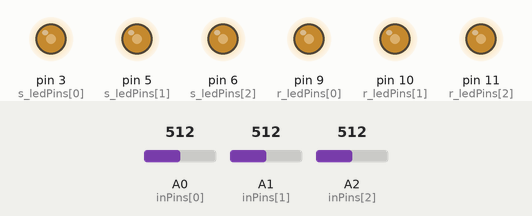
This sketch was run on a simulated Arduino Uno, built with avr-gcc and run on an emulated ATmega328P. Parts: output pins drawn as LEDs (lit = HIGH). The test bench sets the inputs (shaded band); at power-on: A0 (inPins[0]) = 512, A1 (inPins[1]) = 512, A2 (inPins[2]) = 512.

Above: at 1.2 s.
1.3 s: A0 (inPins[0]) set to 716
At 1.8 s:
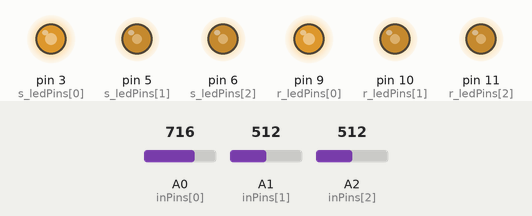
2.8 s: A1 (inPins[1]) set to 716
At 3.8 s:
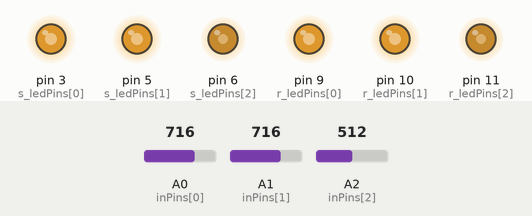
4.3 s: A2 (inPins[2]) set to 716
At 5.2 s:
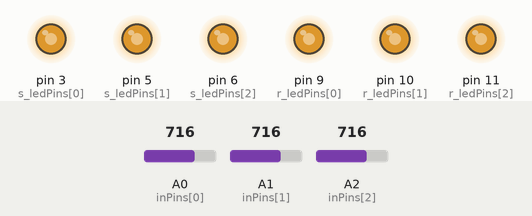
5.8 s: A0 (inPins[0]) set to 900
At 6.5 s:
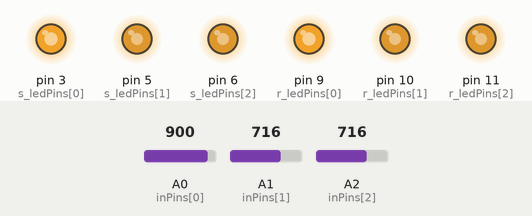
7.3 s: A1 (inPins[1]) set to 900
At 8.5 s:
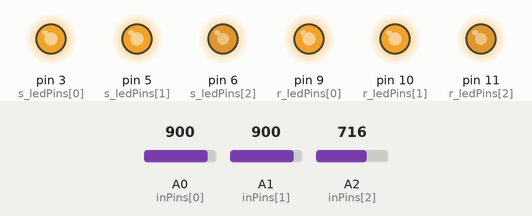
8.8 s: A2 (inPins[2]) set to 900
At 9.9 s:
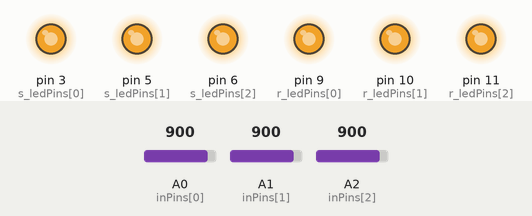
Timing chart, 0 to 11.3 s (numbered marks = the images above; inputs shaded):
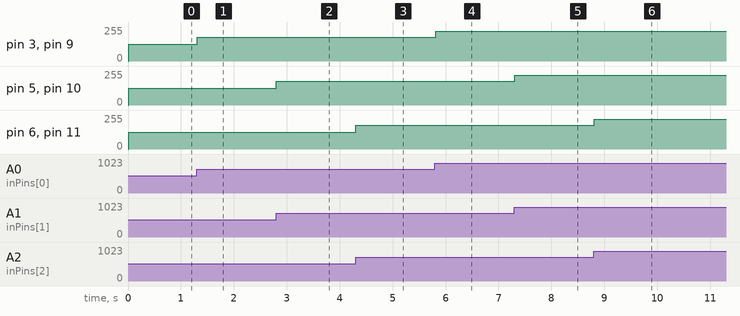

The sketch:

rmagd2-Lab-09.ino
```cpp
/* rmagd2-Lab-09.ino */
/* ---------------------------------------------------------------------------------------
 >> Assignment details and provided code are created and owned by Patrick Troy.
 >> University of Illinois at Chicago - CS 362, Spring 2024
 >> --------------------------------------------------------------------------------------
 >> File    :: rmagd2-Lab-09.ino :: Lab 9 - RGB LEDs
 >> Course  :: CS 362 (47019), SP24
 >> Author  :: Ryan Magdaleno
 >> UIN/nID :: 668523658 (rmagd2)
 >> System  :: Windows 10 w/ Mingw-w64
 >> TA      :: Absent.
 - -                               - -
 >> References used ::
 >> None
 - -                               - -
 >> File overview ::
 >> This program allows us to control an RGB Leds and 3 single leds.
--------------------------------------------------------------------------------------- */
// Global Variables ::
const uint8_t inPins[]     = { A0, A1, A2 };  // x, y, z
const uint8_t s_ledPins[]  = { 3, 5, 6    };  // r, g, b
const uint8_t r_ledPins[]  = { 9, 10, 11  };  // r, g, b
uint16_t sigRGB[]          = { 0, 0, 0    };  // r, g, b
uint32_t curTime, prevTime = 0;

void setup()
{
  for (uint8_t i = 0; i < 3; ++i)
  {
    pinMode(inPins[i],    INPUT );
    pinMode(s_ledPins[i], OUTPUT);
    pinMode(r_ledPins[i], OUTPUT);
  }
}

void loop()
{
  curTime = millis();
  if (curTime - prevTime < 15) { return; }

  // Read and map signal values to RGB values ::
  for (uint8_t i = 0; i < 3; ++i) {
    sigRGB[i] = map(analogRead(inPins[i]), 0x0, 0x3FF, 0x0, 0xFF);
  }

  // Write to LEDs ::
  for (uint8_t i = 0; i < 3; ++i)
  {
    analogWrite(s_ledPins[i], sigRGB[i]);
    analogWrite(r_ledPins[i], sigRGB[i]);
  }
  prevTime = curTime;
}
```

Measured:
- after the input at 1.3 s, pin 3 (s_ledPins[0]), pin 9 (r_ledPins[0]): 127/255 → 178/255 at once
- after the input at 2.8 s, pin 5 (s_ledPins[1]), pin 10 (r_ledPins[1]): 127/255 → 178/255 at once
- after the input at 4.3 s, pin 6 (s_ledPins[2]), pin 11 (r_ledPins[2]): 127/255 → 178/255 at once
- after the input at 5.8 s, pin 3 (s_ledPins[0]), pin 9 (r_ledPins[0]): 178/255 → 224/255 at once
- after the input at 7.3 s, pin 5 (s_ledPins[1]), pin 10 (r_ledPins[1]): 178/255 → 224/255 at once
- after the input at 8.8 s, pin 6 (s_ledPins[2]), pin 11 (r_ledPins[2]): 178/255 → 224/255 at once
